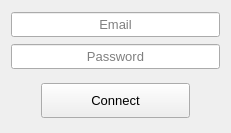
<?xml version="1.0" encoding="UTF-8"?>
<ui version="4.0">
 <class>Form</class>
 <widget class="QWidget" name="Form">
  <property name="geometry">
   <rect>
    <x>0</x>
    <y>0</y>
    <width>231</width>
    <height>133</height>
   </rect>
  </property>
  <property name="minimumSize">
   <size>
    <width>231</width>
    <height>123</height>
   </size>
  </property>
  <property name="maximumSize">
   <size>
    <width>350</width>
    <height>133</height>
   </size>
  </property>
  <property name="windowTitle">
   <string>Login</string>
  </property>
  <property name="styleSheet">
   <string notr="true">QWidget {
	font: 10pt &quot;Segoe UI&quot;;
}</string>
  </property>
  <layout class="QVBoxLayout" name="verticalLayout">
   <item>
    <widget class="QLineEdit" name="lineEdit_email">
     <property name="minimumSize">
      <size>
       <width>0</width>
       <height>25</height>
      </size>
     </property>
     <property name="font">
      <font>
       <family>Segoe UI</family>
       <pointsize>10</pointsize>
       <weight>50</weight>
       <italic>false</italic>
       <bold>false</bold>
      </font>
     </property>
     <property name="alignment">
      <set>Qt::AlignCenter</set>
     </property>
     <property name="placeholderText">
      <string>Email</string>
     </property>
    </widget>
   </item>
   <item>
    <widget class="QLineEdit" name="lineEdit_password">
     <property name="minimumSize">
      <size>
       <width>0</width>
       <height>25</height>
      </size>
     </property>
     <property name="font">
      <font>
       <family>Segoe UI</family>
       <pointsize>10</pointsize>
       <weight>50</weight>
       <italic>false</italic>
       <bold>false</bold>
      </font>
     </property>
     <property name="echoMode">
      <enum>QLineEdit::Password</enum>
     </property>
     <property name="alignment">
      <set>Qt::AlignCenter</set>
     </property>
     <property name="readOnly">
      <bool>false</bool>
     </property>
     <property name="placeholderText">
      <string>Password</string>
     </property>
    </widget>
   </item>
   <item>
    <layout class="QHBoxLayout" name="horizontalLayout">
     <property name="spacing">
      <number>0</number>
     </property>
     <property name="topMargin">
      <number>7</number>
     </property>
     <item>
      <spacer name="horizontalSpacer_left">
       <property name="orientation">
        <enum>Qt::Horizontal</enum>
       </property>
       <property name="sizeType">
        <enum>QSizePolicy::Fixed</enum>
       </property>
       <property name="sizeHint" stdset="0">
        <size>
         <width>30</width>
         <height>0</height>
        </size>
       </property>
      </spacer>
     </item>
     <item>
      <widget class="QPushButton" name="pushButton_connect">
       <property name="minimumSize">
        <size>
         <width>0</width>
         <height>35</height>
        </size>
       </property>
       <property name="font">
        <font>
         <family>Segoe UI</family>
         <pointsize>10</pointsize>
        </font>
       </property>
       <property name="text">
        <string>Connect</string>
       </property>
      </widget>
     </item>
     <item>
      <spacer name="horizontalSpacer_right">
       <property name="orientation">
        <enum>Qt::Horizontal</enum>
       </property>
       <property name="sizeType">
        <enum>QSizePolicy::Fixed</enum>
       </property>
       <property name="sizeHint" stdset="0">
        <size>
         <width>30</width>
         <height>0</height>
        </size>
       </property>
      </spacer>
     </item>
    </layout>
   </item>
  </layout>
 </widget>
 <resources/>
 <connections/>
</ui>
